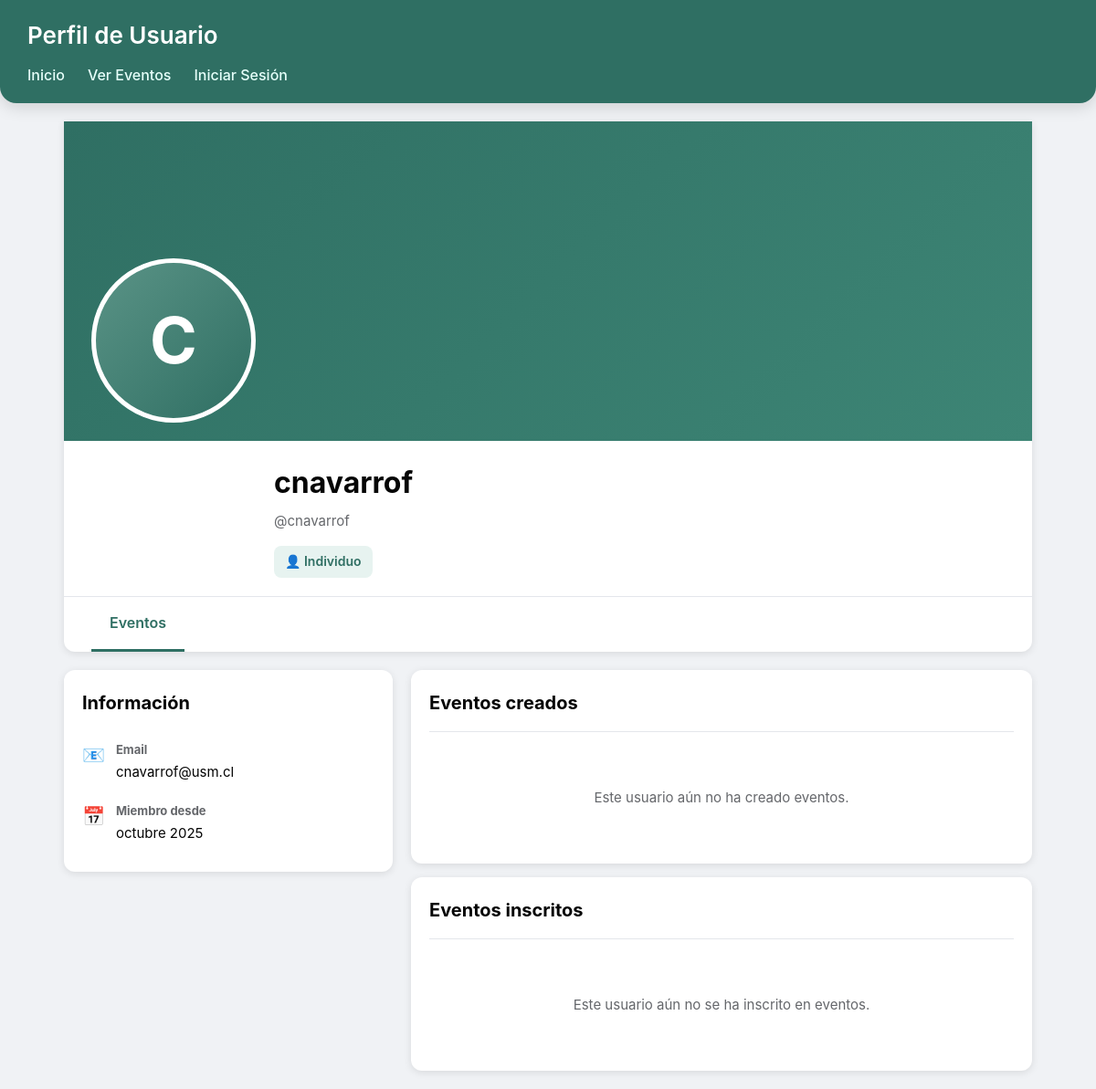
The app's page /usuario/cnavarrof/, older data.
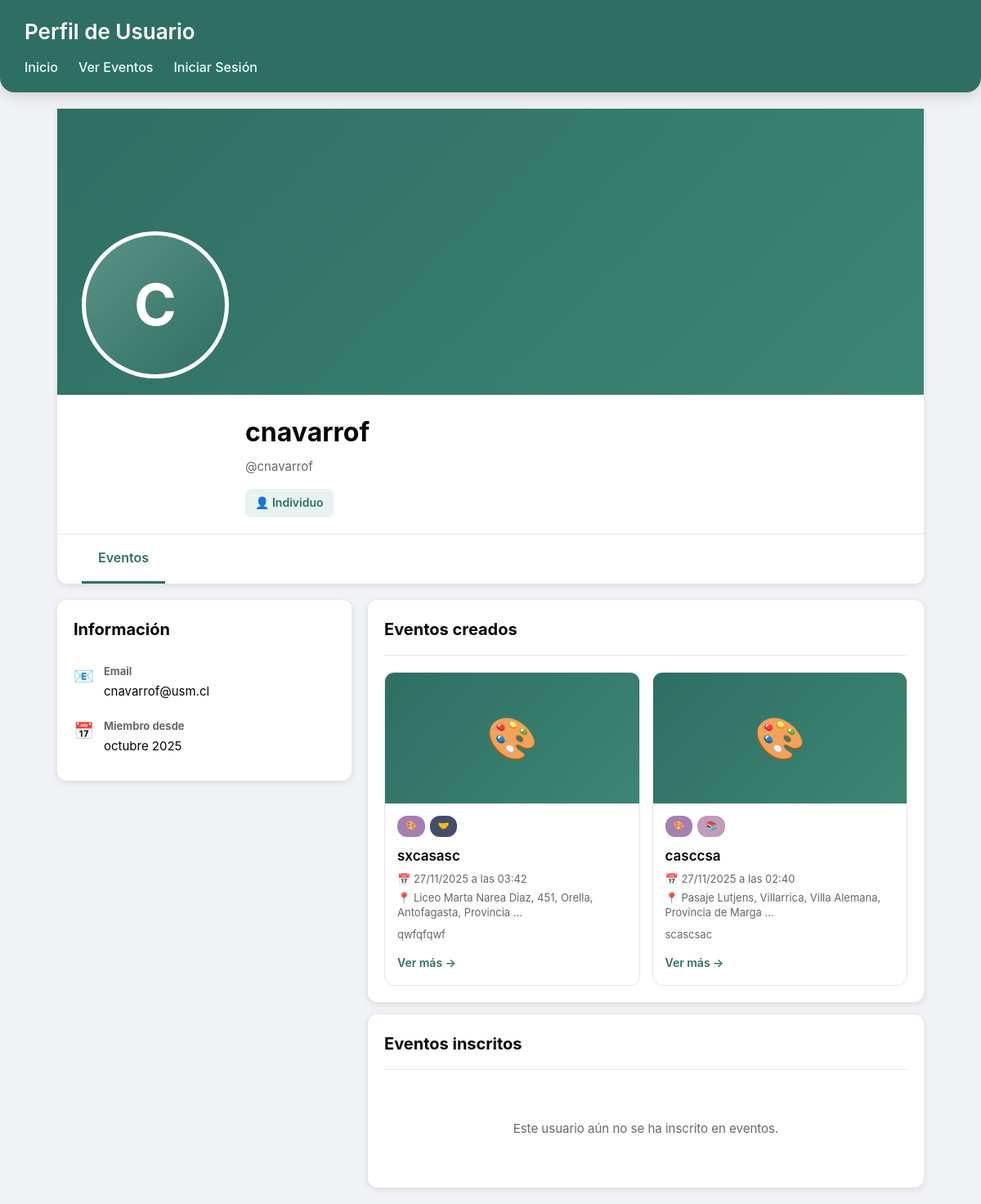
The same page, newer data.
### Humanet/models.py (models this page shows, shortened)
class Evento(models.Model):
    REGIONES = [
        ('tarapaca', 'Tarapacá'),
        ('antofagasta', 'Antofagasta'),
        ('atacama', 'Atacama'),
        ('coquimbo', 'Coquimbo'),
        ('valparaiso', 'Valparaíso'),
        ('ohiggins', "O'Higgins"),
        ('maule', 'Maule'),
        ('nuble', 'Ñuble'),
        ('biobio', 'Biobío'),
        ('araucania', 'La Araucanía'),
        ('los_rios', 'Los Ríos'),
        ('los_lagos', 'Los Lagos'),
        ('aysen', 'Aysén'),
        ('magallanes', 'Magallanes'),
        ('metropolitana', 'Metropolitana'),
        ('arica', 'Arica y Parinacota'),
    ]
    creador = models.ForeignKey(User, on_delete=models.CASCADE, related_name='eventos')
    nombre = models.CharField(max_length=200)
    imagen = models.ImageField(upload_to='eventos/', blank=True, null=True)  # NUEVO
    fecha = models.DateField()
    hora = models.TimeField()
    ubicacion = models.CharField(max_length=300)
    ciudad = models.CharField(max_length=100, blank=True, null=True)  # NUEVO
    region = models.CharField(max_length=50, choices=REGIONES, blank=True, null=True)  # NUEVO
    latitud = models.DecimalField(max_digits=9, decimal_places=6, null=True, blank=True)
    longitud = models.DecimalField(max_digits=9, decimal_places=6, null=True, blank=True)
    descripcion = models.TextField()
    detalles = models.TextField(blank=True, null=True)
    fecha_creacion = models.DateTimeField(auto_now_add=True)
    categorias = models.ManyToManyField(Categoria, related_name='eventos')
    class Meta:
        ordering = ['-fecha_creacion']
        verbose_name = 'Evento'
        verbose_name_plural = 'Eventos'

class Categoria(models.Model):
    nombre = models.CharField(max_length=100, unique=True)
    icono = models.CharField(max_length=10, default='📌')
    descripcion = models.TextField(blank=True)
    color = models.CharField(max_length=7, default='#667eea')
    class Meta:
        verbose_name = 'Categoría'
        verbose_name_plural = 'Categorías'
        ordering = ['nombre']

### Humanet/views.py (the view)
# urls.py: path('usuario/<str:username>/', views.perfil_publico, name='perfil_publico'),
def perfil_publico(request, username):
    usuario = get_object_or_404(User, username=username)
    perfil, created = PerfilUsuario.objects.get_or_create(usuario=usuario)
    eventos_creados = Evento.objects.filter(creador=usuario)
    context = {
        'usuario_perfil': usuario,
        'perfil': perfil,
        'eventos_creados': eventos_creados,
    }
    return render(request, 'Humanet/perfil_publico.html', context)

### Humanet/templates/Humanet/perfil_publico.html (shortened to what the changed rows need)
<!DOCTYPE html>
<html lang="es">
<head>
</head>
<body>
<header>
    <h1>Perfil de Usuario</h1>
</header>
<main>
    <div class="perfil-header">
        <div class="perfil-nombre-section">
            <h2>{{ usuario_perfil.get_full_name|default:usuario_perfil.username }}</h2>
        </div>
    </div>
    <div class="perfil-content">
        <div class="main-content">
            <div class="eventos-section">
                <div class="eventos-section-header">
                    <h3>Eventos creados</h3>
                </div>
                {% if eventos_creados %}
                <div class="eventos-grid">
                    {% for evento in eventos_creados %}
                    <div class="evento-card" onclick="location.href='{% url 'detalle_evento' evento.id %}'">
                        {% if evento.imagen %}
                            <img src="{{ evento.imagen.url }}" class="evento-imagen">
                        {% else %}
                            <div class="evento-imagen-placeholder">
                                {{ evento.categorias.first.icono|default:"📅" }}
                            </div>
                        {% endif %}
                        <div class="evento-body">
                            <div class="evento-categorias">
                                {% for categoria in evento.categorias.all|slice:":2" %}
                                    <span class="categoria-chip" style="background:{{ categoria.color }};">
                                        {{ categoria.icono }}
                                    </span>
                                {% endfor %}
                            </div>
                            <h4>{{ evento.nombre }}</h4>
                            <p><strong>📅</strong> {{ evento.fecha|date:"d/m/Y" }} a las {{ evento.hora|time:"H:i" }}</p>
                            <p><strong>📍</strong> {{ evento.ubicacion|truncatewords:8 }}</p>
                            <p style="margin-top: 8px;">{{ evento.descripcion|truncatewords:12 }}</p>
                            <a href="{% url 'detalle_evento' evento.id %}" onclick="event.stopPropagation()">Ver más →</a>
                        </div>
                    </div>
                    {% endfor %}
                </div>
                {% else %}
                <div class="no-eventos">
                    Este usuario aún no ha creado eventos.
                </div>
                {% endif %}
            </div>
        </div>
    </div>
</main>
</body>
</html>

Row changes from the older to the newer data that the page shows:
added Evento: categorias.first.icono "🎨", nombre "sxcasasc", fecha "27/11/2025", hora "03:42", ubicacion "Liceo Marta Narea Diaz, 451, Orella, Antofagasta, Provincia …", descripcion "qwfqfqwf"
now on this page (row unchanged): Categoria: icono "🎨"
now on this page (row unchanged): Categoria: icono "🤝", shown under "sxcasasc"
added Evento: categorias.first.icono "🎨", nombre "casccsa", fecha "27/11/2025", hora "02:40", ubicacion "Pasaje Lutjens, Villarrica, Villa Alemana, Provincia de Marga …", descripcion "scascsac"
now on this page (row unchanged): Categoria: icono "📚", shown under "casccsa"
Text that changed along with them:
text no longer shown: "Este usuario aún no ha creado eventos."
